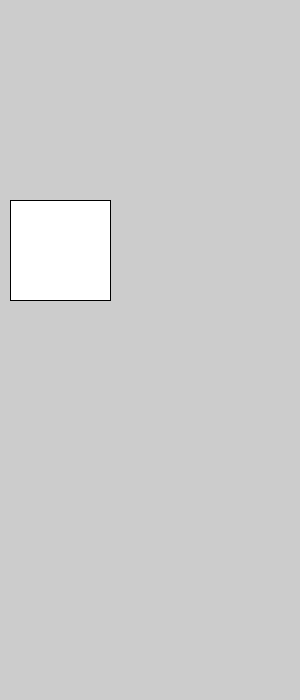
Frame 1 (no input)
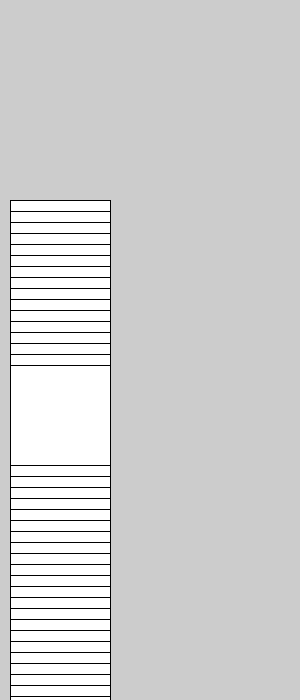
Frame 60 (the mouse pressed at the canvas centre just before this capture)
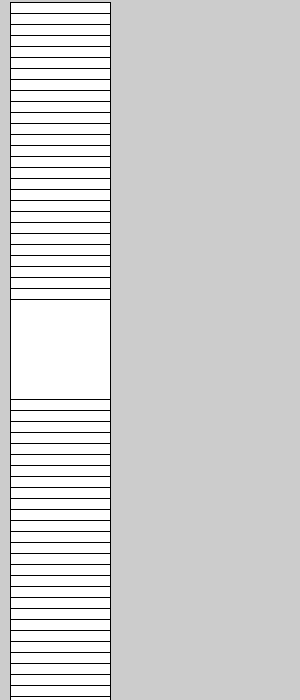
Frame 120 (the mouse held since frame 60 and released just before this capture)

The Processing sketch that drew these frames (run headless with seeded random() and noise(); from frame 60 on, the mouse is pressed at the canvas centre):

// Processing sketch: aula07_g2_exe3
// ── aula07_g2_exe3.pde
int y = 200; String direcao ="baixo";
void setup(){
size(300,700);
}
void draw(){
  rect(10,y,100,100);
  if(direcao == "baixo"){ y=y+11;  }
   if(direcao == "cima"){ y=y-11;  }
  if(y >=600){ direcao = "cima";  } 
    if(y <=2){     direcao = "baixo";  } 
  
}
